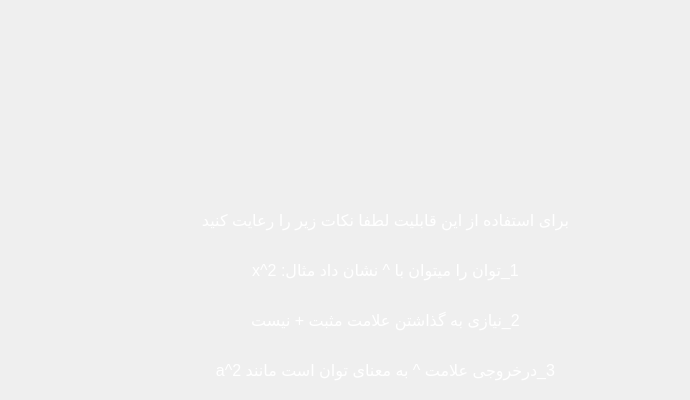
         <widget class="QWidget" name="page_rah_jom">
          <widget class="QLabel" name="label_159">
           <property name="geometry">
            <rect>
             <x>90</x>
             <y>250</y>
             <width>591</width>
             <height>41</height>
            </rect>
           </property>
           <property name="font">
            <font>
             <pointsize>12</pointsize>
            </font>
           </property>
           <property name="styleSheet">
            <string notr="true">color:rgb(255, 255, 255)</string>
           </property>
           <property name="text">
            <string>1_توان را میتوان با ^ نشان داد مثال: x^2</string>
           </property>
           <property name="alignment">
            <set>Qt::AlignCenter</set>
           </property>
          </widget>
          <widget class="QLabel" name="label_160">
           <property name="geometry">
            <rect>
             <x>90</x>
             <y>300</y>
             <width>591</width>
             <height>41</height>
            </rect>
           </property>
           <property name="font">
            <font>
             <pointsize>12</pointsize>
            </font>
           </property>
           <property name="styleSheet">
            <string notr="true">color:rgb(255, 255, 255)</string>
           </property>
           <property name="text">
            <string>2_نیازی به گذاشتن علامت مثبت + نیست</string>
           </property>
           <property name="alignment">
            <set>Qt::AlignCenter</set>
           </property>
          </widget>
          <widget class="QLabel" name="label_162">
           <property name="geometry">
            <rect>
             <x>90</x>
             <y>200</y>
             <width>591</width>
             <height>41</height>
            </rect>
           </property>
           <property name="font">
            <font>
             <pointsize>12</pointsize>
            </font>
           </property>
           <property name="styleSheet">
            <string notr="true">color:rgb(255, 255, 255)</string>
           </property>
           <property name="text">
            <string>برای استفاده از این قابلیت لطفا نکات زیر را رعایت کنید</string>
           </property>
           <property name="alignment">
            <set>Qt::AlignCenter</set>
           </property>
          </widget>
          <widget class="QPushButton" name="pushButton_4">
           <property name="geometry">
            <rect>
             <x>10</x>
             <y>10</y>
             <width>51</width>
             <height>51</height>
            </rect>
           </property>
           <property name="styleSheet">
            <string notr="true">border:none;
color:rgb(255, 255, 255)</string>
           </property>
           <property name="text">
            <string/>
           </property>
           <property name="icon">
            <iconset>
             <normaloff>:/Downloads/close.png</normaloff>:/Downloads/close.png</iconset>
           </property>
           <property name="iconSize">
            <size>
             <width>30</width>
             <height>30</height>
            </size>
           </property>
          </widget>
          <widget class="QLabel" name="label_193">
           <property name="geometry">
            <rect>
             <x>90</x>
             <y>350</y>
             <width>591</width>
             <height>41</height>
            </rect>
           </property>
           <property name="font">
            <font>
             <pointsize>12</pointsize>
            </font>
           </property>
           <property name="styleSheet">
            <string notr="true">color:rgb(255, 255, 255)</string>
           </property>
           <property name="text">
            <string>3_درخروجی علامت ^ به معنای توان است مانند a^2</string>
           </property>
           <property name="alignment">
            <set>Qt::AlignCenter</set>
           </property>
          </widget>
         </widget>
